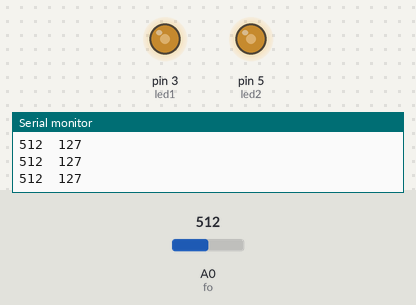
The sketch below on a simulated Arduino Uno, built with avr-gcc and run on an emulated ATmega328P. Parts: output pins drawn as LEDs (lit = HIGH), the last lines printed to the serial monitor. Inputs (shaded band) come from the test bench; at power-on: A0 (fo) = 512.

Above: at 1.2 s.
1.3 s: A0 (fo) set to 987
At 2.1 s:
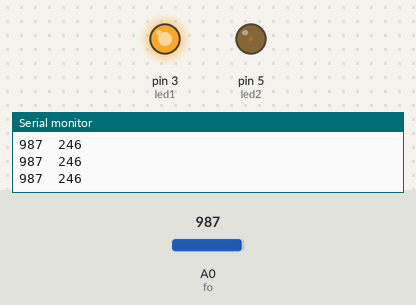
2.8 s: A0 (fo) set to 1017
At 3.8 s:
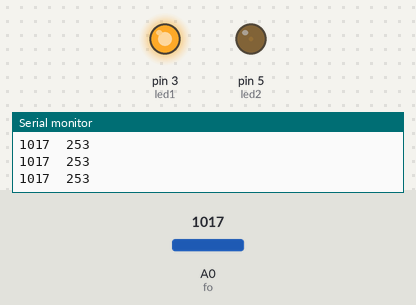
4.3 s: A0 (fo) set to 1023
At 5.5 s:
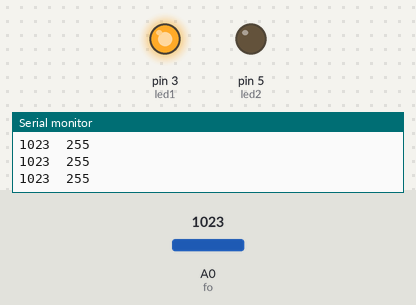
5.8 s: A0 (fo) set to 716
At 6.7 s:
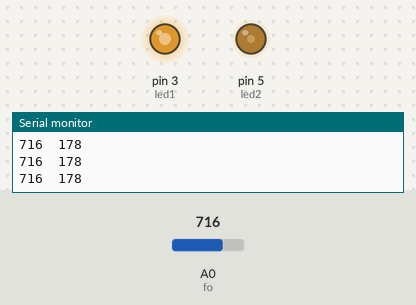
7.3 s: A0 (fo) set to 306
At 8.4 s:
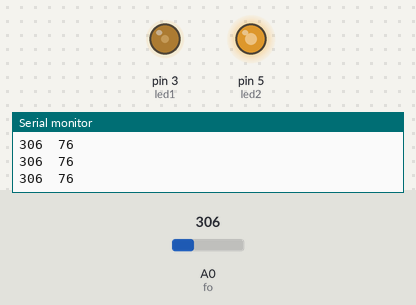
8.8 s: A0 (fo) set to 511
At 10.1 s:
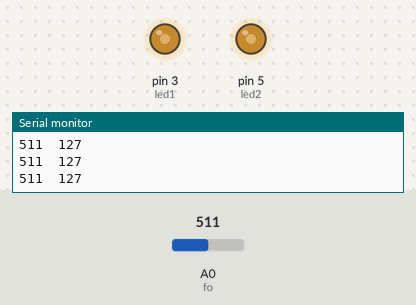
Timing chart, 0 to 11.3 s (numbered marks = the images above; inputs shaded):
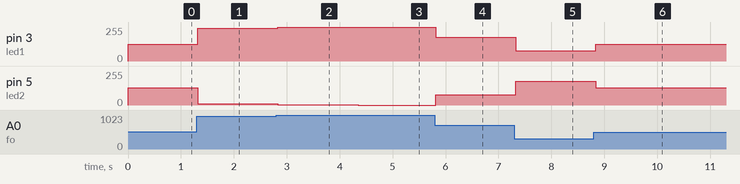

Measured:
- after the input at 1.3 s, pin 3 (led1): 127/255 → 246/255 at once; pin 5 (led2): 128/255 → 9/255 at once
- after the input at 2.8 s, pin 3 (led1): 246/255 → 253/255 at once; pin 5 (led2): 9/255 → 2/255 at once
- after the input at 4.3 s, pin 3 (led1): 253/255 → 255/255 after 0.05 s; pin 5 (led2): 2/255 → 0/255 after 0.05 s
- after the input at 5.8 s, pin 3 (led1): 255/255 → 178/255 at once; pin 5 (led2): 0/255 → 77/255 at once
- after the input at 7.3 s, pin 3 (led1): 178/255 → 76/255 at once; pin 5 (led2): 77/255 → 179/255 at once
- after the input at 8.8 s, pin 3 (led1): 76/255 → 127/255 at once; pin 5 (led2): 179/255 → 128/255 at once

The sketch:

K823.ino
```cpp
int led1 = 3;                                 //definiraj led1 = 3
int led2 = 5;                                 //definiraj led2 = 5
int fo = A0;                                  //definiraj fo = A0
int ocitanjefo;                               //definiraj varijablu ocitanjefo
int jacinaled;                                //definiraj varijablu jacinaled

void setup() {
  pinMode(led1, OUTPUT);                      //postavi izvod led1 kao izlazni
  pinMode(led2, OUTPUT);                      //postavi izvod led2 kao izlazni
  digitalWrite(led1, LOW);                    //isključi LED diodu - početno stanje
  digitalWrite(led2, LOW);                    //isključi LED diodu - početno stanje
  Serial.begin(9600);                         //inicijalizaija serijske veze
}

void loop() {
  ocitanjefo=analogRead(fo);                  //očitaj stanje analognog ulaza
  jacinaled=map(ocitanjefo, 0, 1023, 0, 255); //skaliraj očitanu vrijednost na 0-255

  analogWrite(led1, jacinaled);               //postavi jačinu LED diode 1
  analogWrite(led2, 255-jacinaled);           //postavi jačinu LED diode 2
  Serial.print(ocitanjefo);                   //pošalji očitanje serijskim putem
  Serial.print("\t");                         //pošalji znak tablulator serijskim putem
  Serial.println(jacinaled);                  //pošalji jačinu LED serijskim putem

  delay(50);                                  //čekaj 50 ms
}
```
